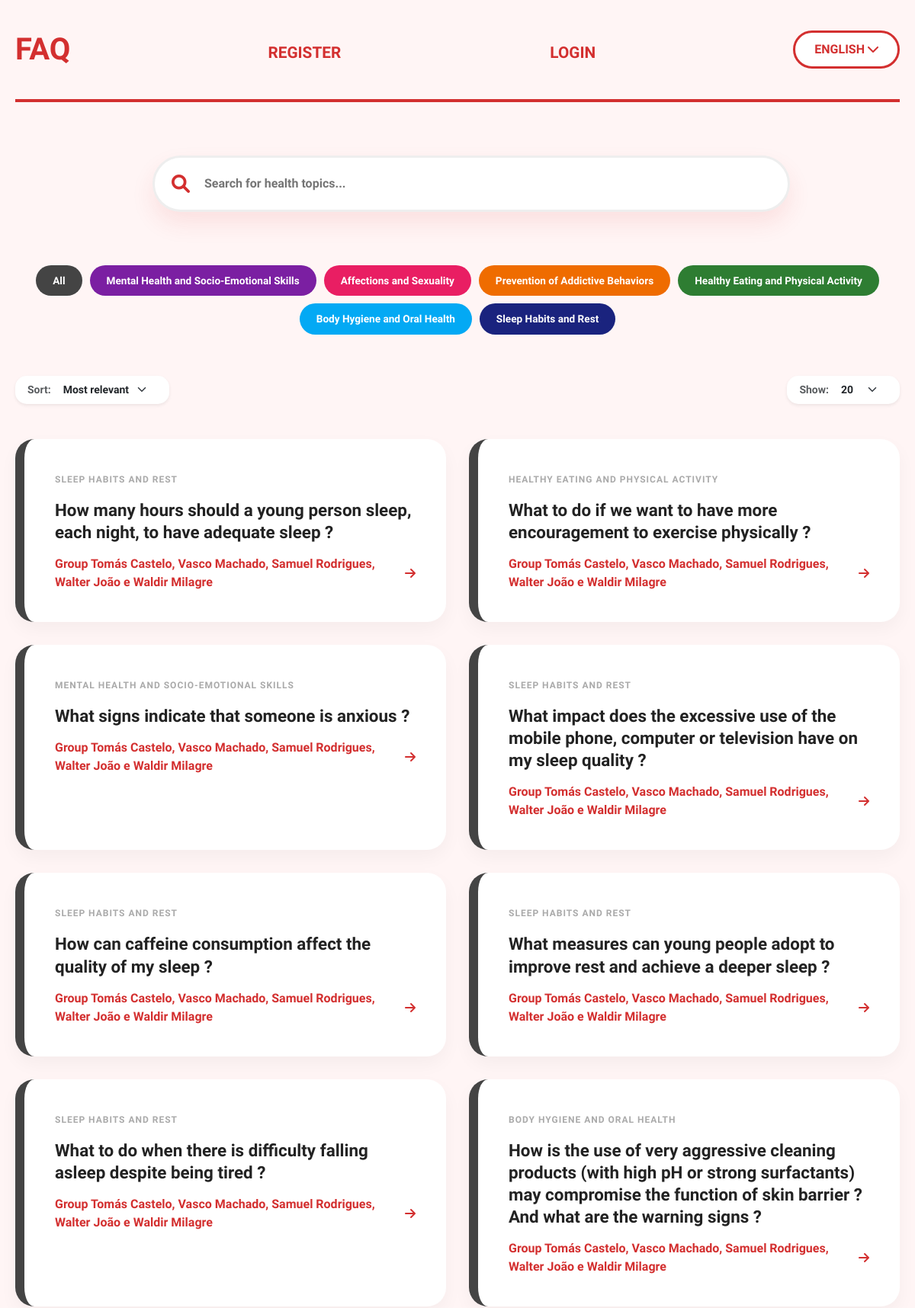
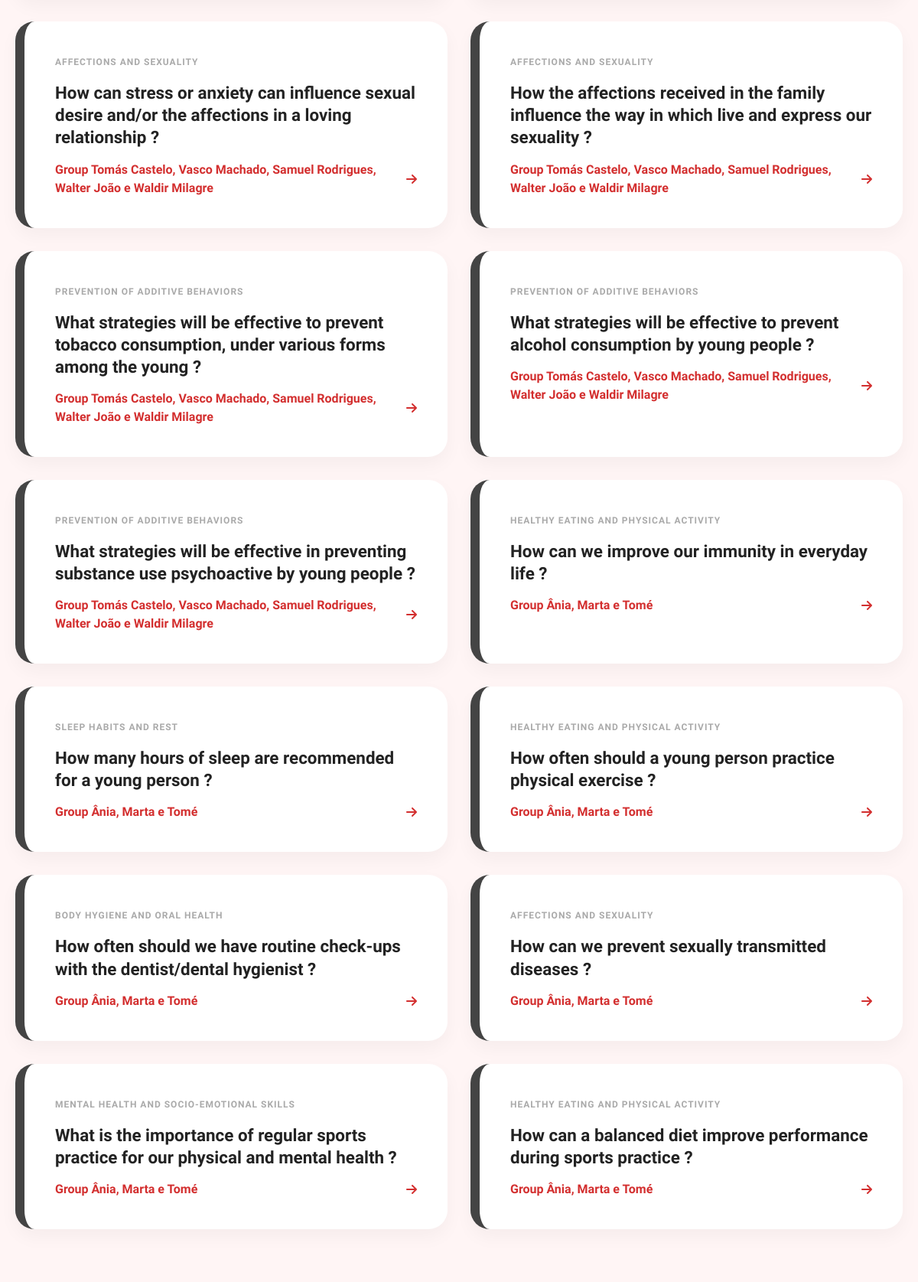
The page / (upper part) on the database its author committed (2 pictures, top to bottom).
### tables this page shows
CREATE TABLE questions (
        id_question INTEGER PRIMARY KEY AUTOINCREMENT,
        id_group INTEGER,
        id_category INTEGER,
        question TEXT,
        answer TEXT,
        pergunta TEXT,
        resposta TEXT,
        votes INTEGER DEFAULT 0,
        FOREIGN KEY (id_category) REFERENCES categories(id_category),
        FOREIGN KEY (id_group) REFERENCES groups(id_group));

CREATE TABLE categories (
        id_category INTEGER PRIMARY KEY AUTOINCREMENT,
        name TEXT NOT NULL UNIQUE,
        nome TEXT NOT NULL UNIQUE);

CREATE TABLE groups (
        id_group INTEGER PRIMARY KEY AUTOINCREMENT,
        name TEXT NOT NULL,
        grade TEXT DEFAULT NULL);

### app.py (the view)
@app.route('/', methods=['GET', 'POST'])
def home():
    category_id = request.args.get('category', type=int)
    current_page = request.args.get('page', 1, type=int)
    per_page = request.args.get('per_page', 20, type=int)
    sort_by = request.args.get('sort', 'most_relevant')
    search_query = request.args.get('search', type=str)
    total_questions = get_count_questions_en(category_id=category_id, search_query=search_query)
    total_pages = math.ceil(total_questions / per_page)
    questions = get_questions_en(per_page=per_page, current_page=current_page,
                                 category_id=category_id, sort_by=sort_by, search_query=search_query)
    if request.headers.get('HX-Request'):
        return render_template('partials/faq_cards.html', questions=questions, selected_category=category_id)
    return render_template('home.html',questions=questions,total_pages=total_pages,
                           current_page=current_page,selected_category=category_id,
                           per_page=per_page,sort_by=sort_by)

### dbqueries.py (called while the page is built)
def get_count_questions_en(category_id=None, search_query=None):
    with sqlite3.connect(DBFILE) as conn:
        cursor = conn.cursor()
        if category_id and search_query:
            cursor.execute('SELECT COUNT(*) FROM questions WHERE id_category = ? AND question LIKE ?', (category_id, f'%{search_query}%'))
        elif category_id:
            cursor.execute('SELECT COUNT(*) FROM questions WHERE id_category = ?', (category_id,))
        elif search_query:
            cursor.execute('SELECT COUNT(*) FROM questions WHERE question LIKE ?', (f'%{search_query}%',))
        else:
            cursor.execute('SELECT COUNT(*) FROM questions')
        return cursor.fetchone()[0]

### templates/home.html (shortened to what this page needs)
<!DOCTYPE html>
<html lang="en">
<head>
    <link href="https://cdn.jsdelivr.net/npm/bootstrap@5.3.3/dist/css/bootstrap.min.css" rel="stylesheet">
    <link rel="stylesheet" href="https://cdnjs.cloudflare.com/ajax/libs/font-awesome/6.0.0/css/all.min.css">
    <link rel="stylesheet" href="static/css/style-home.css">
</head>
<body>
    <div id="main-content-wrapper">
        <main class="container-layout">
            <nav class="nav-bar">
                <h2 class="logo">FAQ</h2>
                {% if not current_user.is_authenticated %}
                    <h2 class="register"><a href="{{ url_for('register') }}">REGISTER</a></h2>
                    <h2 class="login"><a href="{{ url_for('login_page') }}">LOGIN</a></h2>
                {% endif %}
                <div class="lang-selector">
                    <span>ENGLISH</span> <i class="fa-solid fa-chevron-down"></i>
                </div>
            </nav>
            <section class="search-section">
                <div class="search-wrapper">
                    <i class="fa-solid fa-magnifying-glass search-icon"></i>
                    <input type="text" name="search" placeholder="Search for health topics..." class="search-input" hx-get="/" hx-trigger="keyup changed delay:500ms" hx-target=".faq-section" hx-include="[name='category'], [name='per_page'], [name='sort']">
                </div>
            </section>
            <section class="category-area mb-4">
                <a href="{{ url_for('home', per_page=per_page) }}"
                class="btn-cat btn-all {% if not selected_category %}active{% endif %}">
                All
                </a>
                <a href="{{ url_for('home', category=1, per_page=per_page) }}"
                class="btn-cat btn-mental {% if selected_category == 1 %}active{% endif %}">
                Mental Health and Socio-Emotional Skills
                </a>
                <a href="{{ url_for('home', category=2, per_page=per_page) }}"
                class="btn-cat btn-sexuality {% if selected_category == 2 %}active{% endif %}">
                Affections and Sexuality
                </a>
                <a href="{{ url_for('home', category=3, per_page=per_page) }}"
                class="btn-cat btn-addictive {% if selected_category == 3 %}active{% endif %}">
                Prevention of Addictive Behaviors
                </a>
                <a href="{{ url_for('home', category=4, per_page=per_page) }}"
                class="btn-cat btn-nutrition {% if selected_category == 4 %}active{% endif %}">
                Healthy Eating and Physical Activity
                </a>
                <a href="{{ url_for('home', category=5, per_page=per_page) }}"
                class="btn-cat btn-hygiene {% if selected_category == 5 %}active{% endif %}">
                Body Hygiene and Oral Health
                </a>
                <a href="{{ url_for('home', category=6, per_page=per_page) }}"
                class="btn-cat btn-sleep {% if selected_category == 6 %}active{% endif %}">
                Sleep Habits and Rest
                </a>
            </section>
            <div class="d-flex justify-content-between align-items-center mb-3" style="grid-column: 1 / 9;">
                <form method="GET" action="/" class="d-flex align-items-center bg-white px-3 py-1 shadow-sm" style="border-radius: 15px;">
                    <label for="sort" class="me-2 small fw-bold text-muted">Sort:</label>
                    <select name="sort" id="sort" onchange="this.form.submit()" class="form-select form-select-sm border-0" style="width: auto; cursor: pointer; font-weight: 700;">
                        <option value="most_relevant" {% if sort_by == 'most_relevant' %}selected{% endif %}>Most relevant</option>
                    </select>
                </form>
                <form method="GET" action="/" class="d-flex align-items-center bg-white px-3 py-1 shadow-sm" style="border-radius: 15px;">
                    <label for="per_page" class="me-2 small fw-bold text-muted">Show:</label>
                    <select name="per_page" id="per_page" onchange="this.form.submit()" class="form-select form-select-sm border-0" style="width: auto; cursor: pointer; font-weight: 700;">
                        <option value="20" {% if per_page == 20 %}selected{% endif %}>20</option>
                    </select>
                </form>
            </div>
            <section class="faq-section">
            {% include 'partials/faq_cards.html' %}
            </section>
                    {% set start = [current_page - 2, 1]|max %}
                    {% set end = [start + 4, total_pages]|min %}
                    {% set start = [end - 4, 1]|max %}
        </main>
    </div>
</body>
</html>

### templates/partials/faq_cards.html
{% for question, answer, group, category, votes in questions %}
    {% set border_class = "border-gray" %}
    {% if selected_category == 1 %}{% set border_class = "border-mental" %}
    {% elif selected_category == 2 %}{% set border_class = "border-sexuality" %}
    {% elif selected_category == 3 %}{% set border_class = "border-addictive" %}
    {% elif selected_category == 4 %}{% set border_class = "border-nutrition" %}
    {% elif selected_category == 5 %}{% set border_class = "border-hygiene" %}
    {% elif selected_category == 6 %}{% set border_class = "border-sleep" %}
    {% endif %}
    <div class="faq-card {{ border_class }}" data-bs-toggle="modal" data-bs-target="#modal{{ loop.index }}">
        <div class="card-body">
            <span class="category-tag-small">{{ category }}</span>
            <h3 class="question-text">{{ question }}</h3>
            <div class="card-footer-info">
                <span>Group {{ group }}</span>
                <i class="fa-solid fa-arrow-right"></i>
            </div>
        </div>
    </div>
{% else %}
    <div class="text-center w-100 py-5" style="grid-column: 1 / 9;">
        <p class="text-muted fs-5">No health topics found matching your search.</p>
    </div>
{% endfor %}

### static/css/style-home.css (style rules this page uses)
:root { --health-red: #D32F2F; --soft-bg: #FFF5F5; --mental-purple: #7B1FA2; --sexuality-pink: #E91E63; --addictive-orange: #EF6C00; --nutrition-green: #2E7D32; --hygiene-blue: #03A9F4; --sleep-navy: #1A237E; }
body { background-color: var(--soft-bg); font-family: 'Plus Jakarta Sans', sans-serif; color: #222; margin: 0; }
.container-layout { display: grid; grid-template-columns: repeat(8, 1fr); grid-gap: 30px; max-width: 1200px; margin: 0 auto; padding: 0 20px; }
.nav-bar { grid-column: 1 / 9; display: flex; justify-content: space-between; align-items: center; padding: 40px 0; border-bottom: 4px solid var(--health-red); }
.logo { font-weight: 800; color: var(--health-red); font-size: 2.5rem; margin: 0; }
.nav-bar h2 { margin: 0; }
.nav-bar a { color: var(--health-red); text-decoration: none; font-weight: 800; font-size: 1.3rem; margin: 0 15px; transition: opacity 0.2s ease; }
.lang-selector { cursor: pointer; font-weight: 800; color: var(--health-red); border: 3px solid var(--health-red); padding: 10px 25px; border-radius: 50px; background: white; }
.search-section { grid-column: 2 / 8; margin: 40px 0; }
.search-wrapper { position: relative; display: flex; align-items: center; }
.search-input { width: 100%; padding: 22px 22px 22px 65px; border-radius: 50px; border: 3px solid #eee; font-weight: 800; box-shadow: 0 15px 30px rgba(211, 47, 47, 0.1); outline: none; }
.search-icon { position: absolute; left: 25px; color: var(--health-red); font-size: 1.5rem; }
.category-area { grid-column: 1 / 9; display: flex; justify-content: center; gap: 10px; flex-wrap: wrap; margin-bottom: 50px; }
.btn-cat { border-radius: 50px; padding: 10px 22px; font-weight: 800; color: white !important; border: none; text-decoration: none; font-size: 0.85rem; transition: 0.3s; }
.btn-all { background-color: #444; }
.btn-mental { background-color: var(--mental-purple); }
.btn-sexuality { background-color: var(--sexuality-pink); }
.btn-addictive { background-color: var(--addictive-orange); }
.btn-nutrition { background-color: var(--nutrition-green); }
.btn-hygiene { background-color: var(--hygiene-blue); }
.btn-sleep { background-color: var(--sleep-navy); }
.faq-section { grid-column: 1 / 9; display: grid; grid-template-columns: 1fr 1fr; gap: 30px; }
.faq-card { background: white; padding: 40px; border-radius: 25px; box-shadow: 0 10px 25px rgba(0,0,0,0.04); cursor: pointer; transition: 0.4s; border-left: 12px solid var(--health-red); }
.border-gray { border-left-color: #444; }
.question-text { font-size: 1.4rem; font-weight: 800; margin: 15px 0; line-height: 1.3; }
.category-tag-small { font-size: 0.75rem; text-transform: uppercase; color: #aaa; font-weight: 800; letter-spacing: 1px; }
.card-footer-info { display: flex; justify-content: space-between; align-items: center; color: var(--health-red); font-weight: 800; }

### rows shown on the page
questions: name "SLEEP HABITS AND REST", question "How many hours should a young person sleep, each night, to have adequate sleep ?", name "Tomás Castelo, Vasco Machado, Samuel Rodrigues, Walter João e Waldir Milagre"
questions: name "HEALTHY EATING AND PHYSICAL ACTIVITY", question "What to do if we want to have more encouragement to exercise physically ?", name "Tomás Castelo, Vasco Machado, Samuel Rodrigues, Walter João e Waldir Milagre"
questions: name "MENTAL HEALTH AND SOCIO-EMOTIONAL SKILLS", question "What signs indicate that someone is anxious ?", name "Tomás Castelo, Vasco Machado, Samuel Rodrigues, Walter João e Waldir Milagre"
questions: name "SLEEP HABITS AND REST", question "What impact does the excessive use of the mobile phone, computer or television have on my sleep quality ?", name "Tomás Castelo, Vasco Machado, Samuel Rodrigues, Walter João e Waldir Milagre"
questions: name "SLEEP HABITS AND REST", question "How can caffeine consumption affect the quality of my sleep ?", name "Tomás Castelo, Vasco Machado, Samuel Rodrigues, Walter João e Waldir Milagre"
questions: name "SLEEP HABITS AND REST", question "What measures can young people adopt to improve rest and achieve a deeper sleep ?", name "Tomás Castelo, Vasco Machado, Samuel Rodrigues, Walter João e Waldir Milagre"
questions: name "SLEEP HABITS AND REST", question "What to do when there is difficulty falling asleep despite being tired ?", name "Tomás Castelo, Vasco Machado, Samuel Rodrigues, Walter João e Waldir Milagre"
questions: name "BODY HYGIENE AND ORAL HEALTH", question "How is the use of very aggressive cleaning products (with high pH or strong surfactants) may compromise the function of skin barrier ? And what are the warning signs ?", name "Tomás Castelo, Vasco Machado, Samuel Rodrigues, Walter João e Waldir Milagre"
questions: name "AFFECTIONS AND SEXUALITY", question "How can stress or anxiety can influence sexual desire and/or the affections in a loving relationship ?", name "Tomás Castelo, Vasco Machado, Samuel Rodrigues, Walter João e Waldir Milagre"
questions: name "AFFECTIONS AND SEXUALITY", question "How the affections received in the family influence the way in which live and express our sexuality ?", name "Tomás Castelo, Vasco Machado, Samuel Rodrigues, Walter João e Waldir Milagre"
questions: name "PREVENTION OF ADDITIVE BEHAVIORS", question "What strategies will be effective to prevent tobacco consumption, under various forms among the young ?", name "Tomás Castelo, Vasco Machado, Samuel Rodrigues, Walter João e Waldir Milagre"
questions: name "PREVENTION OF ADDITIVE BEHAVIORS", question "What strategies will be effective to prevent alcohol consumption by young people ?", name "Tomás Castelo, Vasco Machado, Samuel Rodrigues, Walter João e Waldir Milagre"
questions: name "PREVENTION OF ADDITIVE BEHAVIORS", question "What strategies will be effective in preventing substance use psychoactive by young people ?", name "Tomás Castelo, Vasco Machado, Samuel Rodrigues, Walter João e Waldir Milagre"
questions: name "HEALTHY EATING AND PHYSICAL ACTIVITY", question "How can we improve our immunity in everyday life ?", name "Ânia, Marta e Tomé"
questions: name "SLEEP HABITS AND REST", question "How many hours of sleep are recommended for a young person ?", name "Ânia, Marta e Tomé"
questions: name "HEALTHY EATING AND PHYSICAL ACTIVITY", question "How often should a young person practice physical exercise ?", name "Ânia, Marta e Tomé"
questions: name "BODY HYGIENE AND ORAL HEALTH", question "How often should we have routine check-ups with the dentist/dental hygienist ?", name "Ânia, Marta e Tomé"
questions: name "AFFECTIONS AND SEXUALITY", question "How can we prevent sexually transmitted diseases ?", name "Ânia, Marta e Tomé"
questions: name "MENTAL HEALTH AND SOCIO-EMOTIONAL SKILLS", question "What is the importance of regular sports practice for our physical and mental health ?", name "Ânia, Marta e Tomé"
questions: name "HEALTHY EATING AND PHYSICAL ACTIVITY", question "How can a balanced diet improve performance during sports practice ?", name "Ânia, Marta e Tomé"
